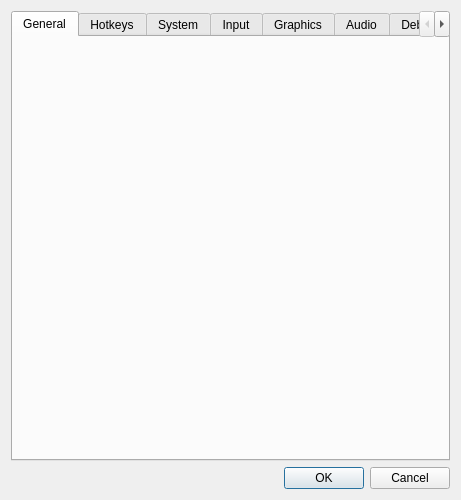
<?xml version="1.0" encoding="UTF-8"?>
<ui version="4.0">
 <class>ConfigureDialog</class>
 <widget class="QDialog" name="ConfigureDialog">
  <property name="geometry">
   <rect>
    <x>0</x>
    <y>0</y>
    <width>461</width>
    <height>500</height>
   </rect>
  </property>
  <property name="windowTitle">
   <string>Citra Configuration</string>
  </property>
  <layout class="QVBoxLayout" name="verticalLayout">
   <item>
    <widget class="QTabWidget" name="tabWidget">
     <property name="currentIndex">
      <number>0</number>
     </property>
     <widget class="ConfigureGeneral" name="generalTab">
      <attribute name="title">
       <string>General</string>
      </attribute>
     </widget>
     <widget class="ConfigureHotkeys" name="hotkeysTab">
      <attribute name="title">
       <string>Hotkeys</string>
      </attribute>
     </widget>
     <widget class="ConfigureSystem" name="systemTab">
      <attribute name="title">
       <string>System</string>
      </attribute>
     </widget>
     <widget class="ConfigureInput" name="inputTab">
      <attribute name="title">
       <string>Input</string>
      </attribute>
     </widget>
     <widget class="ConfigureGraphics" name="graphicsTab">
      <attribute name="title">
       <string>Graphics</string>
      </attribute>
     </widget>
     <widget class="ConfigureAudio" name="audioTab">
      <attribute name="title">
       <string>Audio</string>
      </attribute>
     </widget>
     <widget class="ConfigureDebug" name="debugTab">
      <attribute name="title">
       <string>Debug</string>
      </attribute>
     </widget>
     <widget class="ConfigureWeb" name="webTab">
      <attribute name="title">
       <string>Web</string>
      </attribute>
     </widget>
    </widget>
   </item>
   <item>
    <widget class="QDialogButtonBox" name="buttonBox">
     <property name="standardButtons">
      <set>QDialogButtonBox::Cancel|QDialogButtonBox::Ok</set>
     </property>
    </widget>
   </item>
  </layout>
 </widget>
 <customwidgets>
  <customwidget>
   <class>ConfigureGeneral</class>
   <extends>QWidget</extends>
   <header>configuration/configure_general.h</header>
   <container>1</container>
  </customwidget>
  <customwidget>
   <class>ConfigureHotkeys</class>
   <extends>QWidget</extends>
   <header>configuration/configure_hotkeys.h</header>
   <container>1</container>
  </customwidget>
  <customwidget>
   <class>ConfigureSystem</class>
   <extends>QWidget</extends>
   <header>configuration/configure_system.h</header>
   <container>1</container>
  </customwidget>
  <customwidget>
   <class>ConfigureAudio</class>
   <extends>QWidget</extends>
   <header>configuration/configure_audio.h</header>
   <container>1</container>
  </customwidget>
  <customwidget>
   <class>ConfigureDebug</class>
   <extends>QWidget</extends>
   <header>configuration/configure_debug.h</header>
   <container>1</container>
  </customwidget>
  <customwidget>
   <class>ConfigureInput</class>
   <extends>QWidget</extends>
   <header>configuration/configure_input.h</header>
   <container>1</container>
  </customwidget>
  <customwidget>
   <class>ConfigureGraphics</class>
   <extends>QWidget</extends>
   <header>configuration/configure_graphics.h</header>
   <container>1</container>
  </customwidget>
  <customwidget>
   <class>ConfigureWeb</class>
   <extends>QWidget</extends>
   <header>configuration/configure_web.h</header>
   <container>1</container>
  </customwidget>
 </customwidgets>
 <resources/>
 <connections>
  <connection>
   <sender>buttonBox</sender>
   <signal>accepted()</signal>
   <receiver>ConfigureDialog</receiver>
   <slot>accept()</slot>
   <hints>
    <hint type="sourcelabel">
     <x>220</x>
     <y>380</y>
    </hint>
    <hint type="destinationlabel">
     <x>220</x>
     <y>200</y>
    </hint>
   </hints>
  </connection>
  <connection>
   <sender>buttonBox</sender>
   <signal>rejected()</signal>
   <receiver>ConfigureDialog</receiver>
   <slot>reject()</slot>
   <hints>
    <hint type="sourcelabel">
     <x>220</x>
     <y>380</y>
    </hint>
    <hint type="destinationlabel">
     <x>220</x>
     <y>200</y>
    </hint>
   </hints>
  </connection>
 </connections>
</ui>
